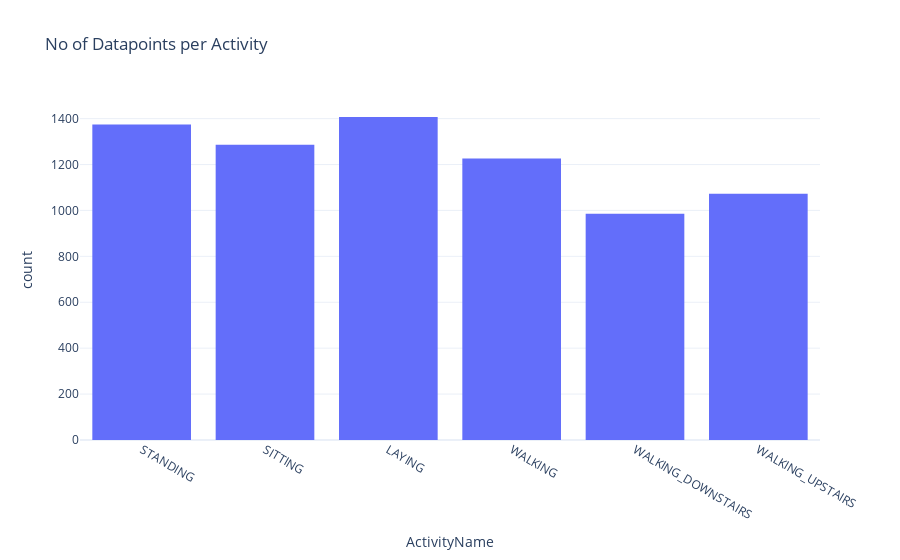

Here is the notebook cell this chart was saved with:
### Code cell
# Trying the same with plotly interactive plots
px.histogram(data_frame=train.ActivityName,x='ActivityName',title='No of Datapoints per Activity', template = 'plotly_white')

### Figure 1 — Plotly figure (JSON) as saved in the notebook; plotly's stock layout.template omitted (floating-point values rounded to 4 significant figures; data arrays with more than 128 entries replaced by an {"elided": "..."} marker saying what was removed)
{"data": [{"alignmentgroup": "True", "bingroup": "x", "hovertemplate": "ActivityName=%{x}<br>count=%{y}<extra></extra>", "legendgroup": "", "marker": {"color": "#636efa", "pattern": {"shape": ""}}, "name": "", "offsetgroup": "", "orientation": "v", "showlegend": false, "type": "histogram", "x": {"elided": "7352 str values"}, "xaxis": "x", "yaxis": "y"}], "layout": {"barmode": "relative", "legend": {"tracegroupgap": 0}, "title": {"text": "No of Datapoints per Activity"}, "xaxis": {"anchor": "y", "domain": [0, 1], "title": {"text": "ActivityName"}}, "yaxis": {"anchor": "x", "domain": [0, 1], "title": {"text": "count"}}}}
